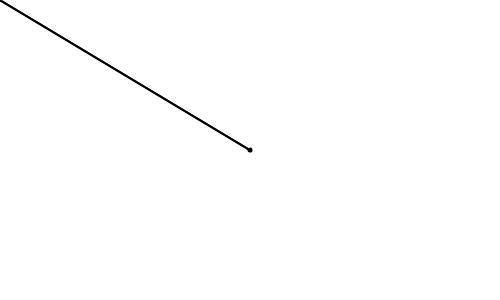
Frame 1 (no input)
Frame 60 (the mouse pressed at the canvas centre just before this capture): identical to frame 1, image omitted
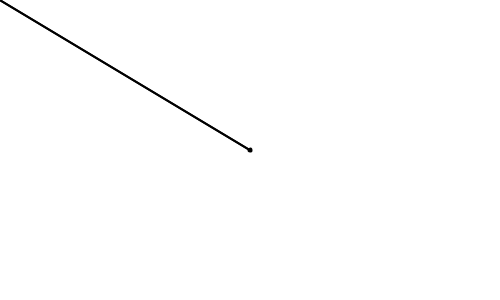
Frame 120 (the mouse held since frame 60 and released just before this capture)

The Processing sketch that drew these frames (run headless with seeded random() and noise(); from frame 60 on, the mouse is pressed at the canvas centre):

// Processing sketch: vectorMath02
// ── vectorMath02.pde
// displays vector triangle

void setup() {
  size(500,300);
}

void draw() {
  background(255);
  strokeWeight(2);
  stroke(0);
  noFill();
  
  ellipse(width/2,height/2,3,3); // draws an ellipse at (0,0)
  
  PVector mouse = new PVector(mouseX,mouseY); // vector with the mouse coordinates  //<>//
  PVector center = new PVector(width/2,height/2); // vector with the center coordinates
  
  line(0,0,width/2,height/2);
  line(0,0,mouse.x,mouse.y);
  line(center.x,center.y,mouse.x,mouse.y); // displays said distance as a line
}
